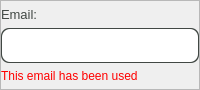
               <widget class="QFrame" name="EmailSignInFrame_2">
                <property name="maximumSize">
                 <size>
                  <width>600</width>
                  <height>90</height>
                 </size>
                </property>
                <property name="frameShape">
                 <enum>QFrame::StyledPanel</enum>
                </property>
                <property name="frameShadow">
                 <enum>QFrame::Raised</enum>
                </property>
                <layout class="QVBoxLayout" name="verticalLayout_14">
                 <property name="spacing">
                  <number>0</number>
                 </property>
                 <property name="leftMargin">
                  <number>0</number>
                 </property>
                 <property name="topMargin">
                  <number>0</number>
                 </property>
                 <property name="rightMargin">
                  <number>0</number>
                 </property>
                 <property name="bottomMargin">
                  <number>0</number>
                 </property>
                 <item>
                  <widget class="QLabel" name="label_5">
                   <property name="font">
                    <font>
                     <pointsize>10</pointsize>
                    </font>
                   </property>
                   <property name="text">
                    <string>&lt;html&gt;&lt;head/&gt;&lt;body&gt;&lt;p&gt;&lt;span style=&quot; color:#414844;&quot;&gt;Email:&lt;/span&gt;&lt;/p&gt;&lt;/body&gt;&lt;/html&gt;</string>
                   </property>
                  </widget>
                 </item>
                 <item>
                  <widget class="QFrame" name="SchoolNameBorder_5">
                   <property name="maximumSize">
                    <size>
                     <width>600</width>
                     <height>35</height>
                    </size>
                   </property>
                   <property name="styleSheet">
                    <string notr="true">background-color: #414844;
border-radius:8px;</string>
                   </property>
                   <property name="frameShape">
                    <enum>QFrame::StyledPanel</enum>
                   </property>
                   <property name="frameShadow">
                    <enum>QFrame::Raised</enum>
                   </property>
                   <layout class="QHBoxLayout" name="horizontalLayout_8">
                    <property name="spacing">
                     <number>0</number>
                    </property>
                    <property name="leftMargin">
                     <number>1</number>
                    </property>
                    <property name="topMargin">
                     <number>1</number>
                    </property>
                    <property name="rightMargin">
                     <number>1</number>
                    </property>
                    <property name="bottomMargin">
                     <number>1</number>
                    </property>
                    <item>
                     <widget class="QFrame" name="frame_15">
                      <property name="maximumSize">
                       <size>
                        <width>600</width>
                        <height>35</height>
                       </size>
                      </property>
                      <property name="styleSheet">
                       <string notr="true">background-color: rgb(255, 255, 255);
border-radius: 8px;</string>
                      </property>
                      <property name="frameShape">
                       <enum>QFrame::StyledPanel</enum>
                      </property>
                      <property name="frameShadow">
                       <enum>QFrame::Raised</enum>
                      </property>
                      <layout class="QVBoxLayout" name="verticalLayout_15">
                       <property name="spacing">
                        <number>0</number>
                       </property>
                       <property name="leftMargin">
                        <number>5</number>
                       </property>
                       <property name="topMargin">
                        <number>5</number>
                       </property>
                       <property name="rightMargin">
                        <number>5</number>
                       </property>
                       <property name="bottomMargin">
                        <number>5</number>
                       </property>
                       <item>
                        <widget class="QLineEdit" name="emailSignUp">
                         <property name="minimumSize">
                          <size>
                           <width>0</width>
                           <height>25</height>
                          </size>
                         </property>
                        </widget>
                       </item>
                      </layout>
                     </widget>
                    </item>
                   </layout>
                  </widget>
                 </item>
                 <item>
                  <widget class="QLabel" name="email_error">
                   <property name="styleSheet">
                    <string notr="true">color: rgb(255, 0, 0);</string>
                   </property>
                   <property name="text">
                    <string>This email has been used</string>
                   </property>
                  </widget>
                 </item>
                </layout>
               </widget>
